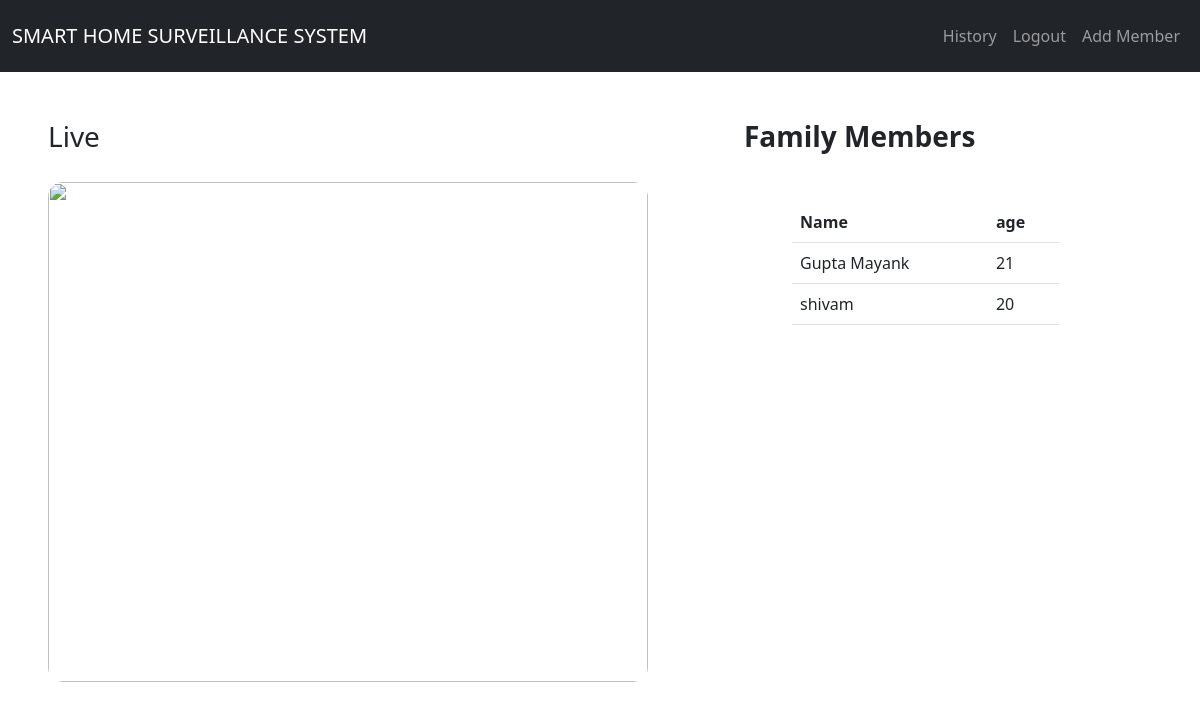
Screenshot of / (signed in) with the database file from the repository.
### src/models.py (models this page shows, shortened)
class Members(models.Model):
    name = models.CharField(max_length=250)
    age = models.IntegerField()

### src/views.py (the view)
# urls.py: path('',index, name='index'),
def index(request):
    peps = Members.objects.all()
    return render(request, 'base.html',{"member":peps})

### templates/base.html (shortened to what this page needs)
{% load static %}
{% load crispy_forms_tags %}
<!DOCTYPE html>
<html lang="en">
<head>
    <link href="https://cdn.jsdelivr.net/npm/bootstrap@5.0.0-beta2/dist/css/bootstrap.min.css" rel="stylesheet"
>
</head>
<body>
    {% include "navbar.html" %}
    {% if user.is_authenticated %}
    <div class="d-flex flex-row">
        {% if state != "off" %}
        <div class="d-flex flex-column m-5">
            <div class="h3">
                Live
            </div>
            <img style="margin-top:20px; float:left;height:500px; width: 600px; border-radius: 15px;"
                src="{% url 'video_feed' %}">
        </div>
        <div class="m-5">
            <div class="h3">
                <b>Family Members</b>
            </div>
            <table class="table m-5">
                <tr>
                    <th>Name</th>
                    <th>age</th>
                </tr>
                {% for mem in member %}
                {% if mem.name != "unknown" %}
                <tr>
                    <td>{{mem.name}}</td>
                    <td>{{mem.age}}</td>
                </tr>
                {% endif %}
                {% endfor %}
            </table>
        </div>
            {% endif %}
        </div>
    {% endif %}
</body>
</html>

### rows the page displays
Members: name "Gupta Mayank", age "21"
Members: name "shivam", age "20"
